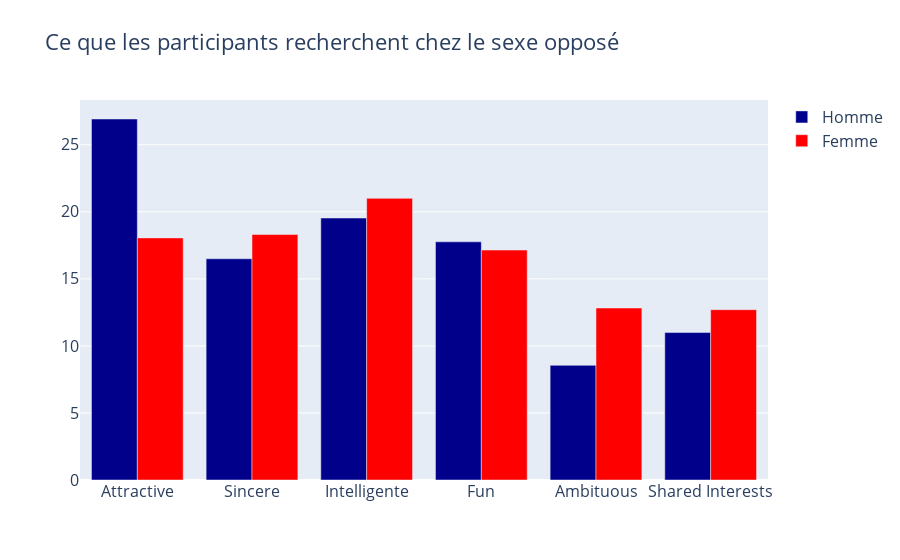

Notebook code for this chart:
### Code cell
trace1 = go.Bar(
    y=list(atributes_gender.iloc[1]),
    x=atributes_gender.columns.values,
    name='Homme',
    marker=dict(
        color='darkblue'
    )
)
trace2 = go.Bar(
    y=list(atributes_gender.iloc[0]),
    x=atributes_gender.columns.values,
    name='Femme',
    marker=dict(
        color='red'
    )
)

data = [trace1, trace2]
layout = go.Layout(
    title='Ce que les participants recherchent chez le sexe opposé',
    font=dict(
        size=16
    ),
    legend=dict(
        font=dict(
            size=16
        )
    )
)
fig = go.Figure(data=data, layout=layout)
py.iplot(fig, filename='barchart')

### Figure 1 — Plotly figure (JSON) as saved in the notebook; plotly's stock layout.template omitted (floating-point values rounded to 4 significant figures)
{"data": [{"marker": {"color": "darkblue"}, "name": "Homme", "type": "bar", "x": ["Attractive", "Sincere", "Intelligente", "Fun", "Ambituous", "Shared Interests"], "y": [26.92, 16.5, 19.54, 17.76, 8.553, 11.0]}, {"marker": {"color": "red"}, "name": "Femme", "type": "bar", "x": ["Attractive", "Sincere", "Intelligente", "Fun", "Ambituous", "Shared Interests"], "y": [18.06, 18.31, 21.0, 17.15, 12.83, 12.7]}], "layout": {"autosize": true, "font": {"size": 16}, "legend": {"font": {"size": 16}}, "title": {"text": "Ce que les participants recherchent chez le sexe opposé"}, "xaxis": {"autorange": true, "range": [-0.5, 5.5], "type": "category"}, "yaxis": {"autorange": true, "range": [0, 28.34], "type": "linear"}}}
